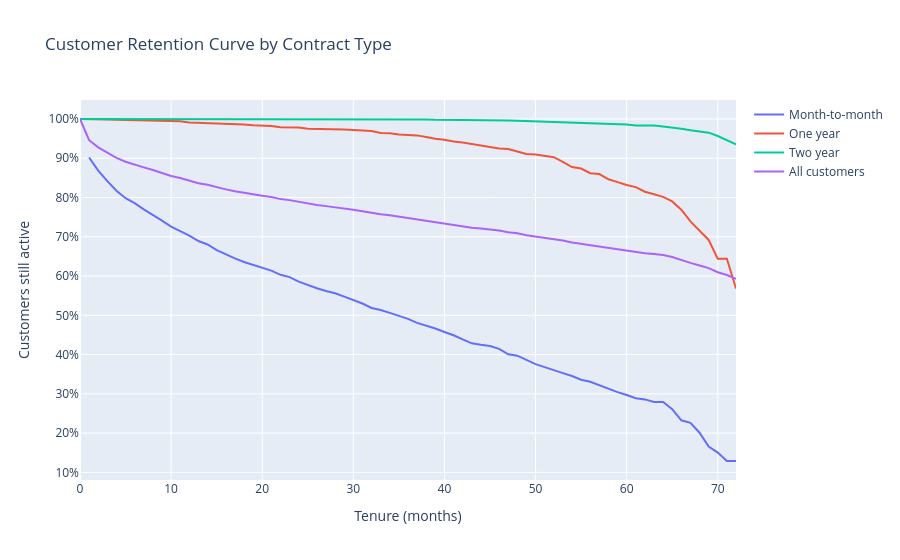

The notebook cell saved with this chart:
### Markdown cell above
The largest group is first-year month-to-month customers (1,994). Some cells are small, such as two-year contracts in the first year (68 customers) and month-to-month customers after five years (108), so I treat those rates as indicative rather than precise. Tenure and contract are also linked, since long-tenure customers are more often on longer contracts, so some of the tenure effect may reflect contract type.

### Code cell
#retention curves with Kaplan-Meier survival curve
def km(sub):
    t = sub.groupby("tenure").agg(events=("ChurnFlag", "sum"), n=("ChurnFlag", "count"))
    t["at_risk"] = t["n"][::-1].cumsum()[::-1]       # customers with tenure >= this month
    t["retention"] = (1 - t["events"] / t["at_risk"]).cumprod()
    return t["retention"]

curves = {c: km(df[df["Contract"] == c]) for c in df["Contract"].unique()}
curves["All customers"] = km(df)
ret = pd.DataFrame(curves).ffill()

fig = px.line(ret, title="Customer Retention Curve by Contract Type")
fig.update_layout(
    xaxis_title="Tenure (months)",
    yaxis_title="Customers still active",
    legend_title_text="",
)
fig.update_yaxes(tickformat=".0%")
fig.show()

### Figure 1 — Plotly figure (JSON) as saved in the notebook; plotly's stock layout.template omitted (floating-point values rounded to 4 significant figures)
{"data": [{"hovertemplate": "variable=Month-to-month<br>tenure=%{x}<br>value=%{y}<extra></extra>", "legendgroup": "Month-to-month", "line": {"color": "#636efa", "dash": "solid"}, "marker": {"symbol": "circle"}, "mode": "lines", "name": "Month-to-month", "orientation": "v", "showlegend": true, "type": "scatter", "x": [0, 1, 2, 3, 4, 5, 6, 7, 8, 9, 10, 11, 12, 13, 14, 15, 16, 17, 18, 19, 20, 21, 22, 23, 24, 25, 26, 27, 28, 29, 30, 31, 32, 33, 34, 35, 36, 37, 38, 39, 40, 41, 42, 43, 44, 45, 46, 47, 48, 49, 50, 51, 52, 53, 54, 55, 56, 57, 58, 59, 60, 61, 62, 63, 64, 65, 66, 67, 68, 69, 70, 71, 72], "xaxis": "x", "y": [NaN, 0.9019, 0.8686, 0.8417, 0.8175, 0.7983, 0.7858, 0.7699, 0.7564, 0.7413, 0.7257, 0.7151, 0.7031, 0.6893, 0.6804, 0.666, 0.6548, 0.6449, 0.6357, 0.6288, 0.6208, 0.6139, 0.6031, 0.5973, 0.5859, 0.5767, 0.5688, 0.5617, 0.5561, 0.5475, 0.5386, 0.5301, 0.5187, 0.5135, 0.5061, 0.4977, 0.4911, 0.4807, 0.4737, 0.4666, 0.4576, 0.4492, 0.4386, 0.4286, 0.4248, 0.4219, 0.4147, 0.4006, 0.3973, 0.3856, 0.3758, 0.3681, 0.3615, 0.3528, 0.3454, 0.3359, 0.3307, 0.3213, 0.3131, 0.3043, 0.2972, 0.2889, 0.2858, 0.2791, 0.2791, 0.2611, 0.2327, 0.2261, 0.201, 0.1655, 0.1504, 0.129, 0.129], "yaxis": "y"}, {"hovertemplate": "variable=One year<br>tenure=%{x}<br>value=%{y}<extra></extra>", "legendgroup": "One year", "line": {"color": "#EF553B", "dash": "solid"}, "marker": {"symbol": "circle"}, "mode": "lines", "name": "One year", "orientation": "v", "showlegend": true, "type": "scatter", "x": [0, 1, 2, 3, 4, 5, 6, 7, 8, 9, 10, 11, 12, 13, 14, 15, 16, 17, 18, 19, 20, 21, 22, 23, 24, 25, 26, 27, 28, 29, 30, 31, 32, 33, 34, 35, 36, 37, 38, 39, 40, 41, 42, 43, 44, 45, 46, 47, 48, 49, 50, 51, 52, 53, 54, 55, 56, 57, 58, 59, 60, 61, 62, 63, 64, 65, 66, 67, 68, 69, 70, 71, 72], "xaxis": "x", "y": [1.0, 1.0, 0.9986, 0.9986, 0.9979, 0.9973, 0.9973, 0.9966, 0.9959, 0.9952, 0.9952, 0.9944, 0.9908, 0.9901, 0.9893, 0.9893, 0.9893, 0.9878, 0.9863, 0.9839, 0.9839, 0.9823, 0.9791, 0.9783, 0.9783, 0.9749, 0.9749, 0.9749, 0.9731, 0.9731, 0.9721, 0.9702, 0.9693, 0.9644, 0.9634, 0.9603, 0.9593, 0.9582, 0.9539, 0.9495, 0.9472, 0.9426, 0.9402, 0.9365, 0.934, 0.9302, 0.9249, 0.9235, 0.9165, 0.9108, 0.9093, 0.9061, 0.9028, 0.8906, 0.8777, 0.8739, 0.862, 0.8598, 0.8464, 0.8393, 0.8318, 0.8265, 0.8148, 0.8085, 0.8016, 0.79, 0.7691, 0.7392, 0.7145, 0.692, 0.6439, 0.6439, 0.5681], "yaxis": "y"}, {"hovertemplate": "variable=Two year<br>tenure=%{x}<br>value=%{y}<extra></extra>", "legendgroup": "Two year", "line": {"color": "#00cc96", "dash": "solid"}, "marker": {"symbol": "circle"}, "mode": "lines", "name": "Two year", "orientation": "v", "showlegend": true, "type": "scatter", "x": [0, 1, 2, 3, 4, 5, 6, 7, 8, 9, 10, 11, 12, 13, 14, 15, 16, 17, 18, 19, 20, 21, 22, 23, 24, 25, 26, 27, 28, 29, 30, 31, 32, 33, 34, 35, 36, 37, 38, 39, 40, 41, 42, 43, 44, 45, 46, 47, 48, 49, 50, 51, 52, 53, 54, 55, 56, 57, 58, 59, 60, 61, 62, 63, 64, 65, 66, 67, 68, 69, 70, 71, 72], "xaxis": "x", "y": [1.0, 1.0, 1.0, 1.0, 1.0, 1.0, 1.0, 1.0, 1.0, 1.0, 1.0, 1.0, 1.0, 1.0, 1.0, 1.0, 1.0, 1.0, 1.0, 1.0, 1.0, 1.0, 1.0, 1.0, 1.0, 0.9993, 0.9993, 0.9993, 0.9993, 0.9993, 0.9993, 0.9993, 0.9993, 0.9987, 0.9987, 0.9987, 0.9987, 0.9987, 0.9987, 0.998, 0.998, 0.998, 0.998, 0.9972, 0.9972, 0.9972, 0.9965, 0.9965, 0.9957, 0.9949, 0.9941, 0.9941, 0.9933, 0.9925, 0.9916, 0.9908, 0.9899, 0.9881, 0.9871, 0.9862, 0.9862, 0.9832, 0.9832, 0.9832, 0.981, 0.9786, 0.9749, 0.9711, 0.9683, 0.9652, 0.9567, 0.9468, 0.9357], "yaxis": "y"}, {"hovertemplate": "variable=All customers<br>tenure=%{x}<br>value=%{y}<extra></extra>", "legendgroup": "All customers", "line": {"color": "#ab63fa", "dash": "solid"}, "marker": {"symbol": "circle"}, "mode": "lines", "name": "All customers", "orientation": "v", "showlegend": true, "type": "scatter", "x": [0, 1, 2, 3, 4, 5, 6, 7, 8, 9, 10, 11, 12, 13, 14, 15, 16, 17, 18, 19, 20, 21, 22, 23, 24, 25, 26, 27, 28, 29, 30, 31, 32, 33, 34, 35, 36, 37, 38, 39, 40, 41, 42, 43, 44, 45, 46, 47, 48, 49, 50, 51, 52, 53, 54, 55, 56, 57, 58, 59, 60, 61, 62, 63, 64, 65, 66, 67, 68, 69, 70, 71, 72], "xaxis": "x", "y": [1.0, 0.946, 0.9278, 0.9137, 0.901, 0.8911, 0.8848, 0.8767, 0.8699, 0.8624, 0.8549, 0.8497, 0.8432, 0.8366, 0.8324, 0.8258, 0.8207, 0.816, 0.8115, 0.808, 0.8045, 0.8012, 0.796, 0.7934, 0.7887, 0.784, 0.7809, 0.7781, 0.7755, 0.7722, 0.7687, 0.7651, 0.7607, 0.7574, 0.7546, 0.751, 0.7485, 0.7448, 0.7415, 0.7379, 0.7345, 0.7308, 0.727, 0.7228, 0.7211, 0.7194, 0.7158, 0.7116, 0.7088, 0.7041, 0.7009, 0.6982, 0.6954, 0.6905, 0.6857, 0.6823, 0.6784, 0.6752, 0.6706, 0.6671, 0.6644, 0.6606, 0.6581, 0.6561, 0.6538, 0.6485, 0.6404, 0.6336, 0.6269, 0.6201, 0.6097, 0.6028, 0.5928], "yaxis": "y"}], "layout": {"legend": {"title": {"text": ""}, "tracegroupgap": 0}, "title": {"text": "Customer Retention Curve by Contract Type"}, "xaxis": {"anchor": "y", "domain": [0, 1], "title": {"text": "Tenure (months)"}}, "yaxis": {"anchor": "x", "domain": [0, 1], "tickformat": ".0%", "title": {"text": "Customers still active"}}}}
